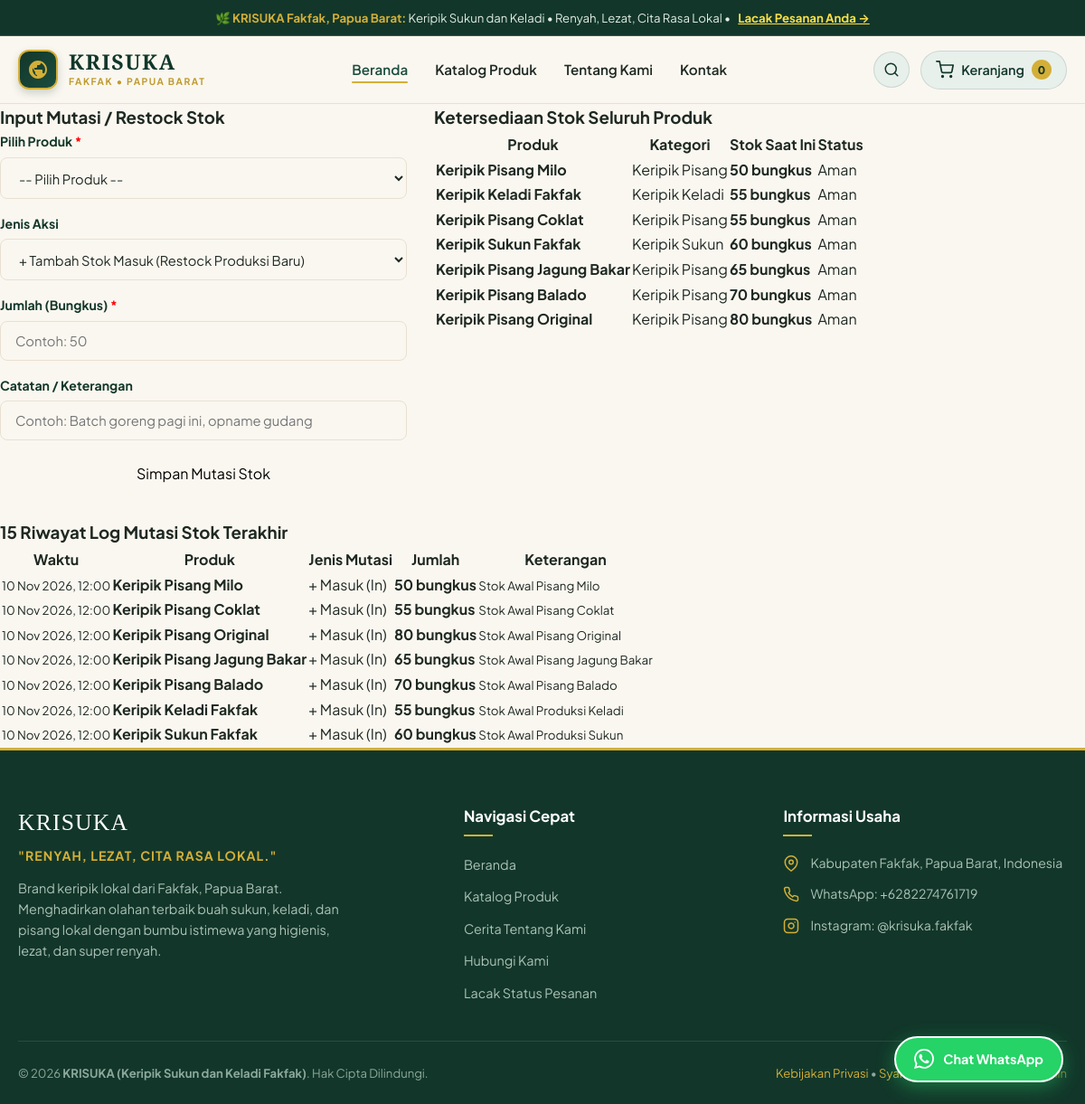
The page /stock.php on the database its author committed.
### tables this page shows
CREATE TABLE `products` (
  `id` int(11) NOT NULL AUTO_INCREMENT,
  `category_id` int(11) NOT NULL,
  `name` varchar(150) NOT NULL,
  `slug` varchar(150) NOT NULL UNIQUE,
  `badge` varchar(50) DEFAULT 'Terfavorit',
  `price` decimal(12,2) NOT NULL DEFAULT 10000.00,
  `stock` int(11) NOT NULL DEFAULT 50,
  `netto` varchar(50) DEFAULT '100 gram',
  `description` text DEFAULT NULL,
  `image` varchar(255) NOT NULL,
  `is_active` tinyint(1) NOT NULL DEFAULT 1,
  `is_featured` tinyint(1) NOT NULL DEFAULT 0,
  `created_at` datetime NOT NULL,
  `updated_at` datetime NOT NULL,
  PRIMARY KEY (`id`),
  KEY `fk_prod_cat` (`category_id`),
  CONSTRAINT `fk_prod_cat` FOREIGN KEY (`category_id`) REFERENCES `categories` (`id`) ON DELETE CASCADE
);

CREATE TABLE `categories` (
  `id` int(11) NOT NULL AUTO_INCREMENT,
  `name` varchar(100) NOT NULL,
  `slug` varchar(100) NOT NULL UNIQUE,
  `description` text DEFAULT NULL,
  `created_at` datetime NOT NULL,
  PRIMARY KEY (`id`)
);

CREATE TABLE `stock_logs` (
  `id` int(11) NOT NULL AUTO_INCREMENT,
  `product_id` int(11) NOT NULL,
  `type` varchar(20) NOT NULL,
  `quantity` int(11) NOT NULL,
  `note` varchar(255) DEFAULT NULL,
  `created_at` datetime NOT NULL,
  PRIMARY KEY (`id`),
  KEY `fk_logs_prod` (`product_id`),
  CONSTRAINT `fk_logs_prod` FOREIGN KEY (`product_id`) REFERENCES `products` (`id`) ON DELETE CASCADE
);

### stock.php (the view, shortened to what the rows shown need)
<?php
require_once __DIR__ . '/../config/functions.php';
$products = db()->query("SELECT p.*, c.name as category_name
    FROM products p
    LEFT JOIN categories c ON p.category_id = c.id
    ORDER BY p.stock ASC")->fetchAll();
$logs = db()->query("SELECT l.*, p.name as product_name
    FROM stock_logs l
    LEFT JOIN products p ON l.product_id = p.id
    ORDER BY l.id DESC
    LIMIT 15")->fetchAll();
include __DIR__ . '/includes/header.php';
?>
<div style="display: grid; grid-template-columns: 1fr 1.6fr; gap: 30px; align-items: start; margin-bottom: 30px;">
  <div class="admin-card">
    <div class="table-responsive">
      <table class="admin-table">
        <thead>
          <tr>
            <th>Produk</th>
            <th>Kategori</th>
            <th>Stok Saat Ini</th>
            <th>Status</th>
          </tr>
        </thead>
        <tbody>
          <?php foreach ($products as $p): ?>
          <tr>
            <td><strong><?= e($p['name']) ?></strong></td>
            <td><?= e($p['category_name']) ?></td>
            <td><strong><?= (int)$p['stock'] ?> bungkus</strong></td>
            <td>
              <?php if ($p['stock'] <= 5): ?>
                <span class="badge-status badge-dibatalkan">Kritis (&le; 5)</span>
              <?php elseif ($p['stock'] <= 15): ?>
                <span class="badge-status badge-menunggu_konfirmasi">Menipis</span>
              <?php else: ?>
                <span class="badge-status badge-selesai">Aman</span>
              <?php endif; ?>
            </td>
          </tr>
          <?php endforeach; ?>
        </tbody>
      </table>
    </div>
  </div>
</div>
<div class="admin-card">
  <div class="table-responsive">
    <table class="admin-table">
      <thead>
        <tr>
          <th>Waktu</th>
          <th>Produk</th>
          <th>Jenis Mutasi</th>
          <th>Jumlah</th>
          <th>Keterangan</th>
        </tr>
      </thead>
      <tbody>
        <?php if (empty($logs)): ?>
          <tr><td colspan="5" style="text-align: center; padding: 24px;">Belum ada catatan mutasi stok.</td></tr>
        <?php else: ?>
          <?php foreach ($logs as $log): ?>
          <tr>
            <td><small><?= date('d M Y, H:i', strtotime($log['created_at'])) ?></small></td>
            <td><strong><?= e($log['product_name'] ?? 'Produk Dihapus') ?></strong></td>
            <td>
              <?php if ($log['type'] === 'in'): ?>
                <span class="badge-status badge-selesai">+ Masuk (In)</span>
              <?php elseif ($log['type'] === 'out'): ?>
                <span class="badge-status badge-dibatalkan">- Keluar (Order)</span>
              <?php else: ?>
                <span class="badge-status badge-diproses">Koreksi</span>
              <?php endif; ?>
            </td>
            <td><strong><?= (int)$log['quantity'] ?> bungkus</strong></td>
            <td><small style="color: var(--admin-text-muted);"><?= e($log['note'] ?? '-') ?></small></td>
          </tr>
          <?php endforeach; ?>
        <?php endif; ?>
      </tbody>
    </table>
  </div>
</div>
<?php include __DIR__ . '/includes/footer.php'; ?>

### header.php (shortened to what the rows shown need)
<?php
$cartTotals = cart_totals();
?>
<!DOCTYPE html>
<html lang="id">
<head>
  <link rel="stylesheet" href="<?= asset_url('css/style.css') ?>">
</head>
<body>
  <header class="site-header" id="siteHeader">
    <div class="container">
      <nav class="navbar" aria-label="Navigasi Utama">
        <div class="nav-actions">
          <a href="<?= base_url('cart.php') ?>" class="cart-trigger-btn" aria-label="Lihat Keranjang Belanja">
            <svg width="20" height="20" viewBox="0 0 24 24" fill="none" stroke="currentColor" stroke-width="2" stroke-linecap="round" stroke-linejoin="round">
              <circle cx="9" cy="21" r="1"></circle>
              <circle cx="20" cy="21" r="1"></circle>
              <path d="M1 1h4l2.68 13.39a2 2 0 0 0 2 1.61h9.72a2 2 0 0 0 2-1.61L23 6H6"></path>
            </svg>
            <span>Keranjang</span>
            <span class="cart-badge" id="cartBadgeCount"><?= (int)$cartTotals['total_qty'] ?></span>
          </a>
        </div>
      </nav>
    </div>
  </header>

### rows shown on the page
products: is_featured "0", name "Keripik Pisang Jagung Bakar", category.name "Keripik Pisang", stock "65", shows "Aman"
products: name "Keripik Pisang Milo", category.name "Keripik Pisang", stock "50", shows "Aman"
products: name "Keripik Keladi Fakfak", category.name "Keripik Keladi", stock "55", shows "Aman"
products: name "Keripik Pisang Coklat", category.name "Keripik Pisang", stock "55", shows "Aman"
products: name "Keripik Sukun Fakfak", category.name "Keripik Sukun", stock "60", shows "Aman"
products: name "Keripik Pisang Balado", category.name "Keripik Pisang", stock "70", shows "Aman"
products: name "Keripik Pisang Original", category.name "Keripik Pisang", stock "80", shows "Aman"
stock_logs: created_at "10 Nov 2026, 12:00", product.name "Keripik Pisang Milo", type "+ Masuk (In)", quantity "50", note "Stok Awal Pisang Milo"
stock_logs: created_at "10 Nov 2026, 12:00", product.name "Keripik Pisang Coklat", type "+ Masuk (In)", quantity "55", note "Stok Awal Pisang Coklat"
stock_logs: created_at "10 Nov 2026, 12:00", product.name "Keripik Pisang Original", type "+ Masuk (In)", quantity "80", note "Stok Awal Pisang Original"
stock_logs: created_at "10 Nov 2026, 12:00", product.name "Keripik Pisang Jagung Bakar", type "+ Masuk (In)", quantity "65", note "Stok Awal Pisang Jagung Bakar"
stock_logs: created_at "10 Nov 2026, 12:00", product.name "Keripik Pisang Balado", type "+ Masuk (In)", quantity "70", note "Stok Awal Pisang Balado"
stock_logs: created_at "10 Nov 2026, 12:00", product.name "Keripik Keladi Fakfak", type "+ Masuk (In)", quantity "55", note "Stok Awal Produksi Keladi"
stock_logs: created_at "10 Nov 2026, 12:00", product.name "Keripik Sukun Fakfak", type "+ Masuk (In)", quantity "60", note "Stok Awal Produksi Sukun"

### other values the page prints
$storeName "KRISUKA"
$storeAbbr "Keripik Sukun dan Keladi"
$storeTagline "RENYAH, LEZAT, CITA RASA LOKAL."
$storeAddress "Kabupaten Fakfak, Papua Barat, Indonesia"
$storeWa "6282274761719"
$instagramHandle "@krisuka.fakfak"
